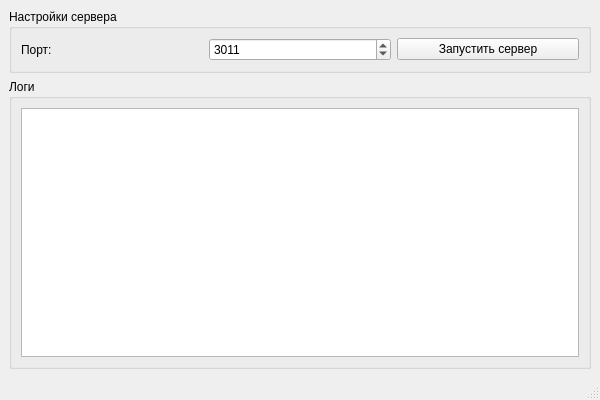
<?xml version="1.0" encoding="UTF-8"?>
<ui version="4.0">
    <class>MainWindow</class>
    <widget class="QMainWindow" name="MainWindow">
        <property name="geometry">
            <rect>
                <x>0</x>
                <y>0</y>
                <width>600</width>
                <height>400</height>
            </rect>
        </property>
        <property name="windowTitle">
            <string>Эмулятор драйвера</string>
        </property>
        <widget class="QWidget" name="centralwidget">
            <layout class="QVBoxLayout" name="verticalLayout">
                <item>
                    <widget class="QGroupBox" name="settingsGroup">
                        <property name="title">
                            <string>Настройки сервера</string>
                        </property>
                        <layout class="QHBoxLayout" name="horizontalLayout">
                            <item>
                                <widget class="QLabel" name="portLabel">
                                    <property name="text">
                                        <string>Порт:</string>
                                    </property>
                                </widget>
                            </item>
                            <item>
                                <widget class="QSpinBox" name="portSpinBox">
                                    <property name="minimum">
                                        <number>1</number>
                                    </property>
                                    <property name="maximum">
                                        <number>65535</number>
                                    </property>
                                    <property name="value">
                                        <number>3011</number>
                                    </property>
                                </widget>
                            </item>
                            <item>
                                <widget class="QPushButton" name="startButton">
                                    <property name="text">
                                        <string>Запустить сервер</string>
                                    </property>
                                </widget>
                            </item>
                        </layout>
                    </widget>
                </item>
                <item>
                    <widget class="QGroupBox" name="logGroup">
                        <property name="title">
                            <string>Логи</string>
                        </property>
                        <layout class="QVBoxLayout" name="verticalLayout_2">
                            <item>
                                <widget class="QTextEdit" name="logTextEdit">
                                    <property name="readOnly">
                                        <bool>true</bool>
                                    </property>
                                </widget>
                            </item>
                        </layout>
                    </widget>
                </item>
            </layout>
        </widget>
        <widget class="QMenuBar" name="menubar">
            <property name="geometry">
                <rect>
                    <x>0</x>
                    <y>0</y>
                    <width>600</width>
                    <height>22</height>
                </rect>
            </property>
        </widget>
        <widget class="QStatusBar" name="statusbar"/>
    </widget>
    <resources/>
    <connections/>
</ui>
